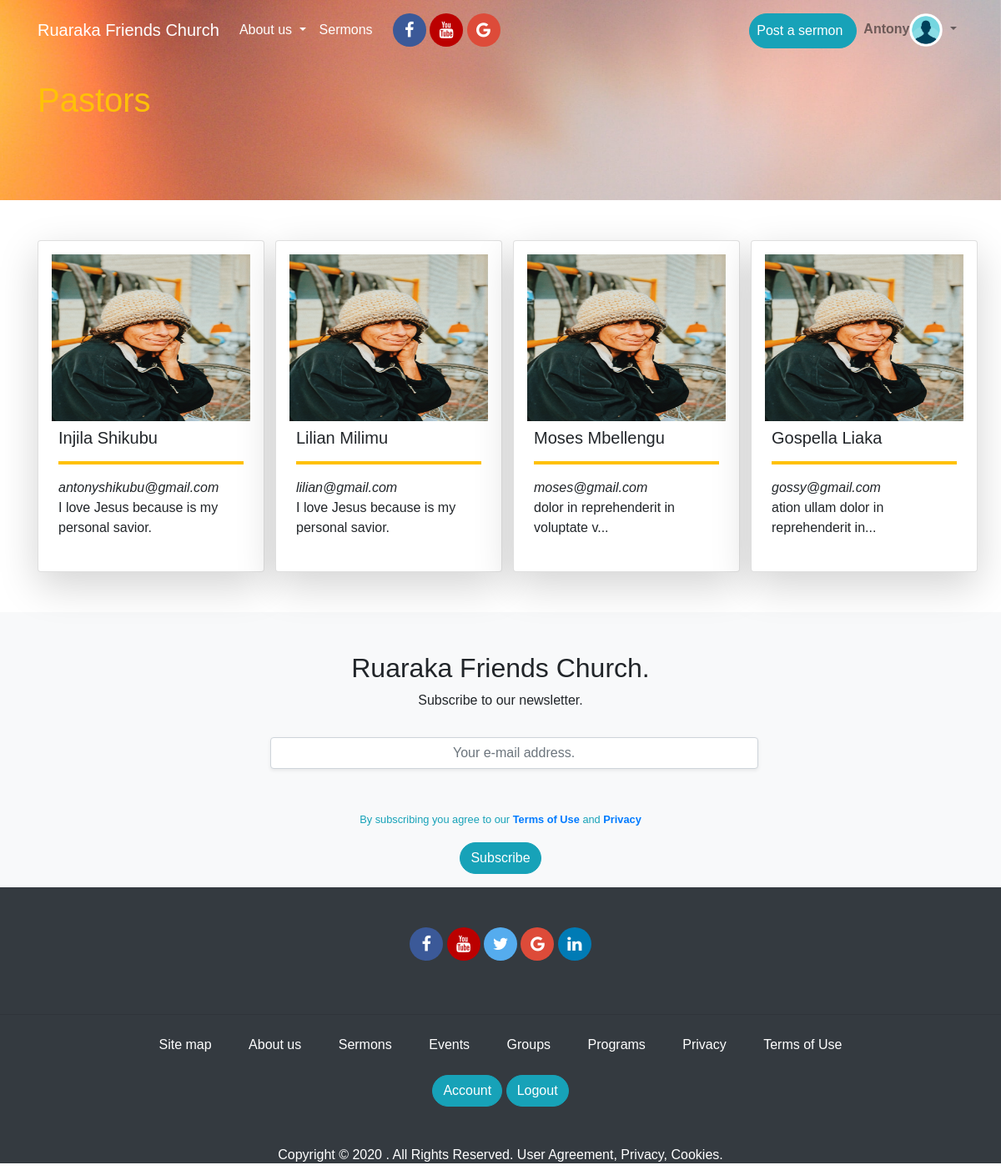
Page /pastors (signed in) on the earlier database version.
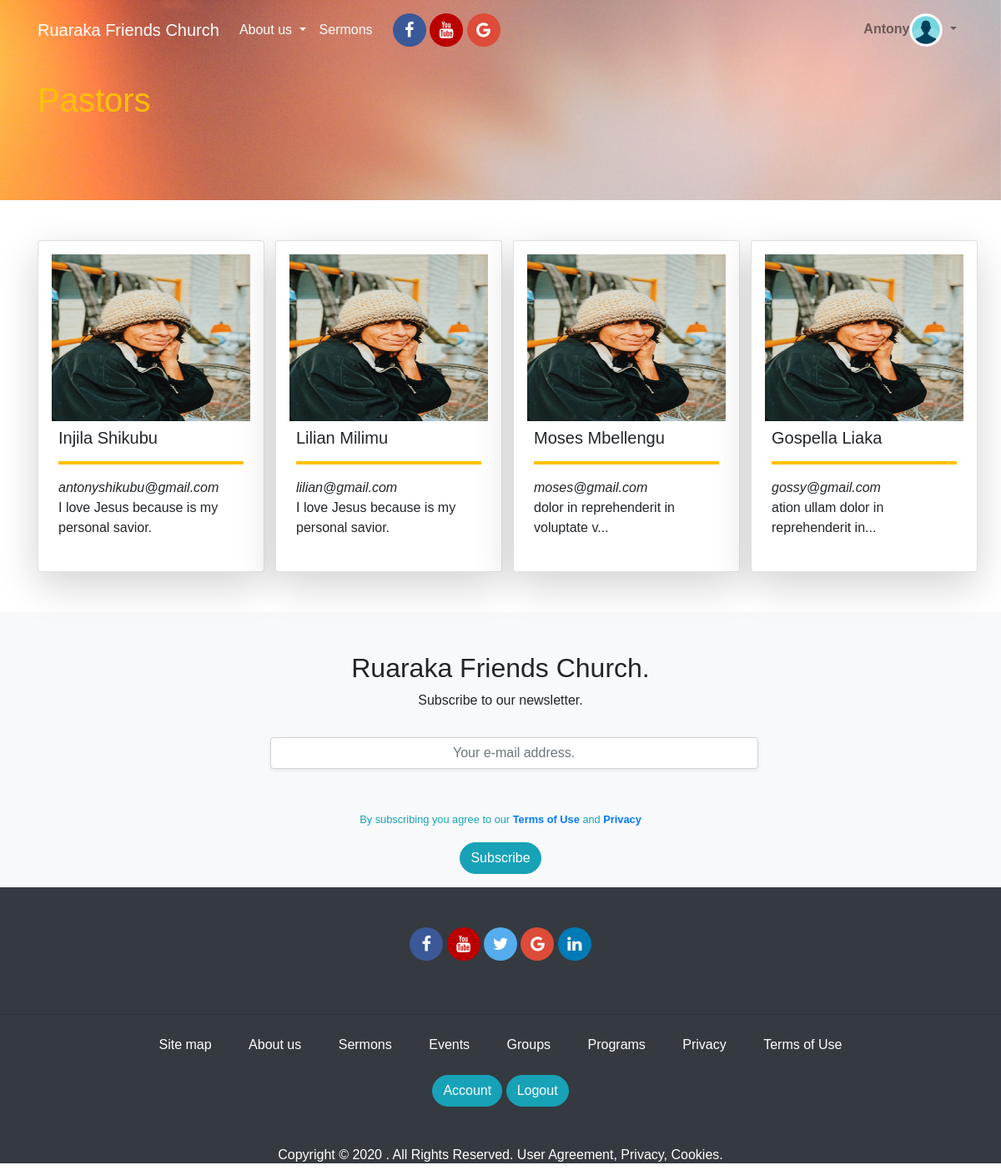
Same page on the later database version.
### app/models.py (models this page shows, shortened)
class User(UserMixin,db.Model):
	id = db.Column(db.Integer, primary_key=True)
	username = db.Column(db.String(124), index=True,unique=True)
	firstname = db.Column(db.String(124), index=True)
	lastname = db.Column(db.String(124), index=True)
	email = db.Column(db.String(124), index=True, unique=True)
	password_hash = db.Column(db.String(124), index=True, unique=True)
	about_me = db.Column(db.String(150))
	avatar = db.Column(db.String(150))
	facebook_url = db.Column(db.String(200))
	twitter_url = db.Column(db.String(200))
	linkedin_url = db.Column(db.String(200))
	role = db.Column(db.String(124), index=True)
	posts = db.relationship('Post', backref='author', lazy='dynamic')
	sermons = db.relationship('Sermon', backref='author', lazy='dynamic')

### app/routes.py (the view)
@app.route('/pastors')
def pastors():
	pastors = User.query.all()[:4]
	return render_template('pastors.html', title='Pastors', pastors=pastors)

### app/models.py (called while the page is built)
@login.user_loader
def load_user(id):
	return User.query.get(int(id))

### app/templates/pastors.html
{% extends 'base.html' %}
{% block content  %}
<section id="section_pastors">
		<div class="" id="pastors_section-top">
				<div class="container pt-5">
					<h1 class="pt-5 text-warning">Pastors</h1>
				</div>
		</div>
		<div class="container pt-5" id="pastors_section-bottom">
			{% if pastors %}
			<div class="row">
				{% for pastor in pastors %}
					<div class="col-xs-12 col-sm-12 col-md-3 col-lg-3 col-xl-3">
						<div class="card shadow-lg p-3 mb-5 bg-white rounded" style="width:17em">
							<img src="{{url_for('static', filename='imgs/profile_img.jpg')}}" style="height:200px;width:100%"class="img-rounded mx-auto ">
							<div class="card-body p-2">
								<h5>{{pastor.firstname}} {{pastor.lastname}}</h5>
								<hr class="text-warning " style="border: 2px solid">
								<em>{{pastor.email}}</em>
								<p>{{pastor.about_me|truncate(40,True)}}</p>
							</div>
						</div>
					</div>
				{% endfor %}
			</div>
			{% endif %}
		</div>
</section>
{% endblock content  %}

### app/templates/base.html (shortened to what this page needs)
<!doctype html>
<html lang="en">
  <head>
    <link rel="stylesheet" href="https://stackpath.bootstrapcdn.com/bootstrap/4.5.0/css/bootstrap.min.css">
    <link rel="stylesheet" href="https://cdnjs.cloudflare.com/ajax/libs/font-awesome/4.7.0/css/font-awesome.min.css">
    <link rel="stylesheet" type="text/css" href="{{url_for('static', filename='css/main.css')}}">
  </head>
  <body>
    {% include '_navbar.html' %}
    {% block body %}
        {% block content %}
        {% endblock content %}
        {% include '_footer.html' %}
    {% endblock body %}
  </body>
</html>

### app/templates/_navbar.html (shortened to what this page needs)
<nav class="navbar navbar-expand-lg navbar-light fixed-top" id="menu-area">
  <div class="container">
    <a class="navbar-brand  text-white" href="{{url_for('index')}}">Ruaraka Friends Church</a>
    <div class="collapse navbar-collapse  text-white" id="navbarNav">
      <ul class="navbar-nav ">
        <li class="nav-item dropdown">
          <a class="nav-link dropdown-toggle  text-white"  href="" id="navbarDropdown" role="button" data-toggle="dropdown" aria-haspopup="true" aria-expanded="false">
            About us
          </a>
        </li>
        <li class="nav-item mr-0 ">
          <a class="nav-link mr-0 text-white" href="#/section-sermons">Sermons</a>
        </li>
         <div id="social_media_links" class="text-center ml-3">
          <a href="#" class="fa fa-facebook"></a>
          <a href="#" class="fa fa-youtube"></a>
          <a href="#" class="fa fa-google"></a>
        </div>
      </ul>
      <ul class="navbar-nav ml-auto">
        {% if current_user.is_anonymous %}
        <li class="nav-item">
          <a class="nav-link btn btn-info btn_custom mr-1" href="{{url_for('signup')}}" style="color:white;padding-left:20px; padding-right: 20px">Join us</a>
        </li>
        <li class="nav-item">
            <a class="nav-link btn btn-warning btn_custom" href="{{url_for('login')}}" id="login_link" style="color:white;padding-left:20px; padding-right: 20px">Login</a>
        </li>
        {% else %}
        {% if current_user.role == 'Pastor' %}
        <li class="nav-item">
          <a class="nav-link btn btn-info btn_custom text-white mt-2 pr-3" href="{{url_for('sermon')}}" >Post a sermon</a>
        </li>
        {% endif %}
        <li class="nav-item dropdown">
          <a class="nav-link dropdown-toggle" href="{{url_for('profile',username=current_user.username)}}" id="navbarDropdown" role="button" data-toggle="dropdown" aria-haspopup="true" aria-expanded="false">
            <span><strong id="username-font">{{current_user.username}}</strong></span><img src="{{url_for('static', filename='imgs/profile_pic.png')}}" class="img-rounded" style="height: 40px; width:40px">
          </a>
        </li>
        {% endif %}
      </ul>
    </div>
  </div>
</nav>

### app/templates/_footer.html
<section>
	<div id="footer_top" class="bg-light pt-5">
		<div class="text-center">
			<h2>Ruaraka Friends Church.</h2>
			<p>Subscribe to our newsletter.</p>
			<div class="row">
				<div class="col-xs-12 col-sm-12 col-md-3 col-lg-3 col-xl-3"></div>
				<div class="col-xs-12 col-sm-12 col-md-6 col-lg-6 col-xl-6">
					<form action="{{url_for('subscribe')}}" method="post">
						<fieldset>
							<div class="form-group" id="subscribe_input">
								<input type="email" name="email" class="form-control m-3 shadow-sm p-3 mb-5 bg-white rounded" placeholder="Your e-mail address.">
								<p><small class="text-center text-info">By subscribing you agree to our <a href=""><strong>Terms of Use</strong></a> and <a href=""><strong>Privacy</strong></a></small></p>
								<button type="submit" class="btn btn-info btn_custom">Subscribe</button>
							</div>
						</fieldset>
					</form>
				</div>
				<div class="col-xs-12 col-sm-12 col-md-3 col-lg-3 col-xl-3"></div>
			</div>
		</div>
	</div>
	<div id="footer_bottom" class="bg-dark">
		<div id="social_media_links" class="p-5  text-center">
			<a href="#" class="fa fa-facebook"></a>
			<a href="#" class="fa fa-youtube"></a>
			<a href="#" class="fa fa-twitter"></a>
			<a href="#" class="fa fa-google"></a>
			<a href="#" class="fa fa-linkedin"></a>
		</div>
		<hr>
		<div class="text-center " id="site_links">
			<ul class="list-inline">
				<li class="list-inline-item">
		        <a class="nav-link text-white" href="#">Site map</a>
		      </li>
		      <li class="list-inline-item">
		        <a class="nav-link text-white" href="#">About us</a>
		      </li>
		      <li class="list-inline-item">
		        <a class="nav-link text-white" href="#">Sermons</a>
		      </li>
		      <li class="list-inline-item">
		        <a class="nav-link text-white" href="#">Events</a>
		      </li>
		       <li class="list-inline-item">
		        <a class="nav-link text-white" href="#">Groups</a>
		      </li>
		       <li class="list-inline-item">
		        <a class="nav-link text-white" href="#">Programs</a>
		      </li>
		      <li class="list-inline-item">
		        <a class="nav-link text-white" href="#">Privacy</a>
		      </li>
		      <li class="list-inline-item">
		        <a class="nav-link text-white" href="#">Terms of Use</a>
		      </li>
		    </ul>
		   <div>
		   	 {% if current_user.is_anonymous %}
		   	 	<a href="{{url_for('login')}}" class="btn btn-info btn_custom">Login</a> <small class="text-white">or</small>
		   		<a href="{{url_for('signup')}}" class="btn btn-outline-info btn_custom">Create account</a>
		   	 {% else %}
		   	 <a href="{{url_for('profile',username=current_user.username)}}" class="btn btn-info btn_custom">Account</a>
		   	 <a href="{{url_for('logout')}}" class="btn btn-info btn_custom">Logout</a>
			 {% endif %}
		   </div>
		   <div class="mt-5">
		   		<p class="text-white h6">Copyright © 2020 . All Rights Reserved. User Agreement, Privacy, Cookies.</p>
		   </div>
		</div>
	</div>
</section>

### app/static/css/main.css (style rules this page uses)
body { font-family: sans-serif; padding: 0; margin: 0 }
.btn_custom { border-radius: 30px; }
#section_auth fieldset input[type='text'], input[type='email'],input[type='password'] { background: transparent; color: #f8f9fa ; }
#subscribe_input input[type="email"]::placeholder { text-align: center; }
#subscribe_input input[type="email"] { text-align: center; }
#footer_bottom { min-height: 40vh; height: auto; }
.fa { padding: 10px; font-size: 20px; width: 30px; text-align: center; text-decoration: none; border-radius: 50%; }
.fa-facebook { background: #3B5998; color: white; width: 40px; }
.fa-twitter { background: #55ACEE; color: white; width: 40px; }
.fa-google { background: #dd4b39; color: white; width: 40px; }
.fa-linkedin { background: #007bb5; color: white; width: 40px; }
.fa-youtube { background: #bb0000; color: white; width: 40px; }
#pastors_section-top { background-image: url('/static/imgs/bg1.jpg') ; background-repeat: no-repeat; background-attachment: fixed; background-size: cover; background-position: center; min-height: 30vh; }

Differences in the rows shown:
changed User "Injila": role "Pastor" → "Member" (drawn)
Other differences:
text no longer shown: "Post a sermon"
